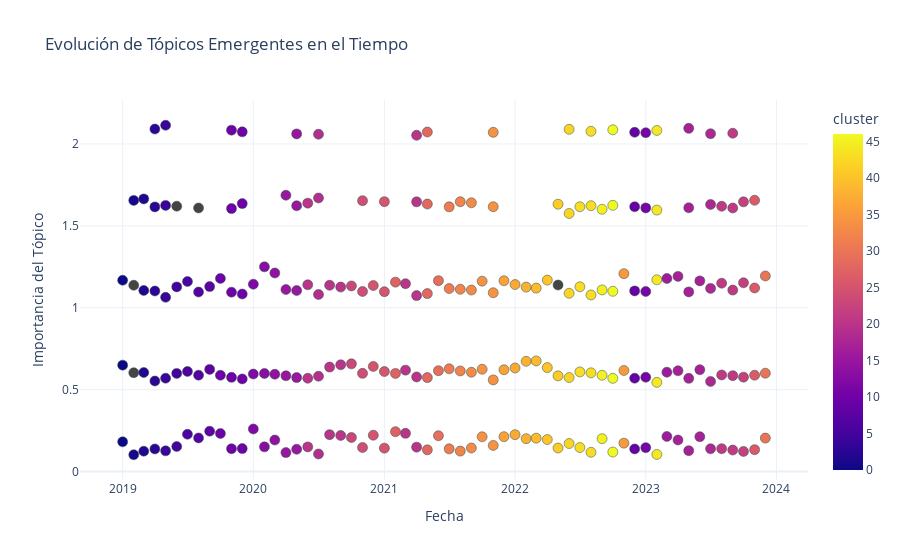
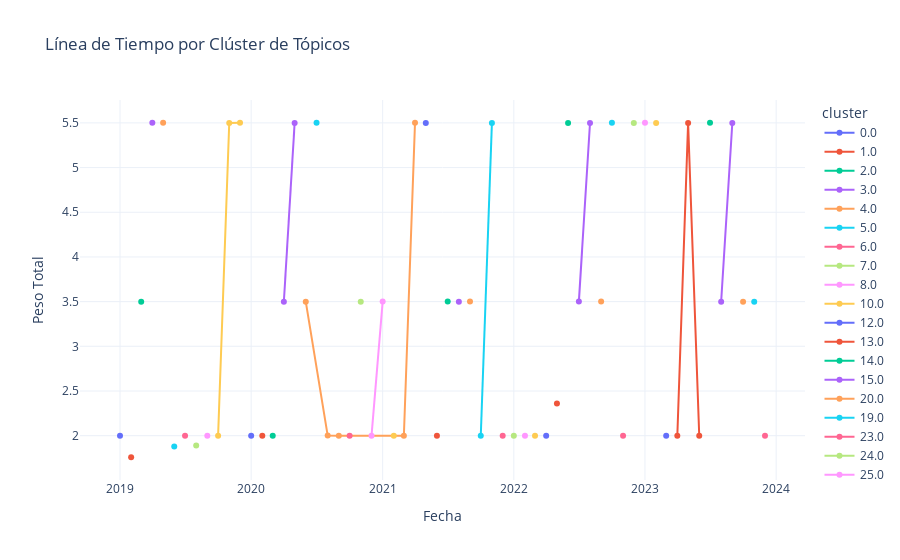

The cell these charts' notebook holds for them, in order:
### Code cell
# -- Step 7: Similarity Graph + Louvain Clustering
G = nx.Graph()
similarity_threshold = 0.9
for i1, row1 in df_topics.iterrows():
    for i2, row2 in df_topics.iterrows():
        if i1 >= i2:
            continue
        sim = cosine_similarity([row1["vector"]], [row2["vector"]])[0][0]
        if sim > similarity_threshold:
            G.add_edge(i1, i2, weight=sim)
partition = community_louvain.best_partition(G)
df_topics["cluster"] = df_topics.index.map(partition)

# -- Step 8: Plotly Scatter of Topic Evolution
df_plot = df_topics.copy()
df_plot["Mes"] = pd.to_datetime(df_plot["mes"])
fig = px.scatter(
    df_plot,
    x="Mes",
    y="peso",
    color="cluster",
    hover_data=["palabras"],
    title="Evolución de Tópicos Emergentes en el Tiempo",
    labels={"peso": "Importancia del Tópico", "Mes": "Fecha"},
    template="plotly_white"
)
fig.update_traces(marker=dict(size=10, line=dict(width=0.5, color='DarkSlateGrey')))
fig.update_layout(legend_title_text='Clúster de Tópico')
fig.show()

# -- Step 9: Topic Timelines
timeline_df = df_topics.copy()
timeline_df["Mes"] = pd.to_datetime(timeline_df["mes"])
timeline_df = timeline_df.groupby(["Mes", "cluster"]).agg({"peso": "sum"}).reset_index()

fig2 = px.line(
    timeline_df,
    x="Mes",
    y="peso",
    color="cluster",
    title="Línea de Tiempo por Clúster de Tópicos",
    labels={"peso": "Peso Total", "Mes": "Fecha"},
    markers=True,
    template="plotly_white"
)
fig2.show()

# -- Step 10: Heatmap de palabras más representativas por clúster
from collections import Counter
def top_words_por_cluster(df, top_n=10):
    cluster_words = {}
    for cluster in df["cluster"].unique():
        textos = df[df["cluster"] == cluster]["palabras"]
        all_words = [w for txt in textos for w in txt.split(", ")]
        counter = Counter(all_words)
        cluster_words[cluster] = [w for w, _ in counter.most_common(top_n)]
    return pd.DataFrame.from_dict(cluster_words, orient="index")

heatmap_df = top_words_por_cluster(df_topics, top_n=10)
plt.figure(figsize=(12, 6))
sns.heatmap(
    pd.DataFrame([[1]*10]*len(heatmap_df), index=heatmap_df.index, columns=heatmap_df.columns),
    cbar=False,
    annot=heatmap_df.values,
    fmt="",
    cmap="viridis"
)
plt.title("Palabras más frecuentes por clúster")
plt.yticks(rotation=0)
plt.show()

### Figure 1 — Plotly figure (JSON) as saved in the notebook; plotly's stock layout.template omitted (floating-point values rounded to 4 significant figures; data arrays with more than 128 entries replaced by an {"elided": "..."} marker saying what was removed)
{"data": [{"customdata": {"elided": "233x1 str values"}, "hovertemplate": "Fecha=%{x}<br>Importancia del Tópico=%{y}<br>palabras=%{customdata[0]}<br>cluster=%{marker.color}<extra></extra>", "legendgroup": "", "marker": {"color": {"elided": "233 int values"}, "coloraxis": "coloraxis", "line": {"color": "DarkSlateGrey", "width": 0.5}, "size": 10, "symbol": "circle"}, "mode": "markers", "name": "", "orientation": "v", "showlegend": false, "type": "scatter", "x": {"elided": "233 str values"}, "xaxis": "x", "y": {"elided": "233 float values"}, "yaxis": "y"}], "layout": {"coloraxis": {"colorbar": {"title": {"text": "cluster"}}, "colorscale": [[0, "#0d0887"], [0.1111, "#46039f"], [0.2222, "#7201a8"], [0.3333, "#9c179e"], [0.4444, "#bd3786"], [0.5556, "#d8576b"], [0.6667, "#ed7953"], [0.7778, "#fb9f3a"], [0.8889, "#fdca26"], [1, "#f0f921"]]}, "legend": {"title": {"text": "Clúster de Tópico"}, "tracegroupgap": 0}, "title": {"text": "Evolución de Tópicos Emergentes en el Tiempo"}, "xaxis": {"anchor": "y", "domain": [0, 1], "title": {"text": "Fecha"}}, "yaxis": {"anchor": "x", "domain": [0, 1], "title": {"text": "Importancia del Tópico"}}}}

### Figure 2 — Plotly figure (JSON) as saved in the notebook; plotly's stock layout.template omitted (floating-point values rounded to 4 significant figures)
{"data": [{"hovertemplate": "cluster=0.0<br>Fecha=%{x}<br>Peso Total=%{y}<extra></extra>", "legendgroup": "0.0", "line": {"color": "#636efa", "dash": "solid"}, "marker": {"symbol": "circle"}, "mode": "lines+markers", "name": "0.0", "orientation": "v", "showlegend": true, "type": "scatter", "x": ["2019-01-01T00:00:00"], "xaxis": "x", "y": [2.0], "yaxis": "y"}, {"hovertemplate": "cluster=1.0<br>Fecha=%{x}<br>Peso Total=%{y}<extra></extra>", "legendgroup": "1.0", "line": {"color": "#EF553B", "dash": "solid"}, "marker": {"symbol": "circle"}, "mode": "lines+markers", "name": "1.0", "orientation": "v", "showlegend": true, "type": "scatter", "x": ["2019-02-01T00:00:00"], "xaxis": "x", "y": [1.759], "yaxis": "y"}, {"hovertemplate": "cluster=2.0<br>Fecha=%{x}<br>Peso Total=%{y}<extra></extra>", "legendgroup": "2.0", "line": {"color": "#00cc96", "dash": "solid"}, "marker": {"symbol": "circle"}, "mode": "lines+markers", "name": "2.0", "orientation": "v", "showlegend": true, "type": "scatter", "x": ["2019-03-01T00:00:00"], "xaxis": "x", "y": [3.5], "yaxis": "y"}, {"hovertemplate": "cluster=3.0<br>Fecha=%{x}<br>Peso Total=%{y}<extra></extra>", "legendgroup": "3.0", "line": {"color": "#ab63fa", "dash": "solid"}, "marker": {"symbol": "circle"}, "mode": "lines+markers", "name": "3.0", "orientation": "v", "showlegend": true, "type": "scatter", "x": ["2019-04-01T00:00:00"], "xaxis": "x", "y": [5.501], "yaxis": "y"}, {"hovertemplate": "cluster=4.0<br>Fecha=%{x}<br>Peso Total=%{y}<extra></extra>", "legendgroup": "4.0", "line": {"color": "#FFA15A", "dash": "solid"}, "marker": {"symbol": "circle"}, "mode": "lines+markers", "name": "4.0", "orientation": "v", "showlegend": true, "type": "scatter", "x": ["2019-05-01T00:00:00"], "xaxis": "x", "y": [5.5], "yaxis": "y"}, {"hovertemplate": "cluster=5.0<br>Fecha=%{x}<br>Peso Total=%{y}<extra></extra>", "legendgroup": "5.0", "line": {"color": "#19d3f3", "dash": "solid"}, "marker": {"symbol": "circle"}, "mode": "lines+markers", "name": "5.0", "orientation": "v", "showlegend": true, "type": "scatter", "x": ["2019-06-01T00:00:00"], "xaxis": "x", "y": [1.88], "yaxis": "y"}, {"hovertemplate": "cluster=6.0<br>Fecha=%{x}<br>Peso Total=%{y}<extra></extra>", "legendgroup": "6.0", "line": {"color": "#FF6692", "dash": "solid"}, "marker": {"symbol": "circle"}, "mode": "lines+markers", "name": "6.0", "orientation": "v", "showlegend": true, "type": "scatter", "x": ["2019-07-01T00:00:00"], "xaxis": "x", "y": [2.0], "yaxis": "y"}, {"hovertemplate": "cluster=7.0<br>Fecha=%{x}<br>Peso Total=%{y}<extra></extra>", "legendgroup": "7.0", "line": {"color": "#B6E880", "dash": "solid"}, "marker": {"symbol": "circle"}, "mode": "lines+markers", "name": "7.0", "orientation": "v", "showlegend": true, "type": "scatter", "x": ["2019-08-01T00:00:00"], "xaxis": "x", "y": [1.89], "yaxis": "y"}, {"hovertemplate": "cluster=8.0<br>Fecha=%{x}<br>Peso Total=%{y}<extra></extra>", "legendgroup": "8.0", "line": {"color": "#FF97FF", "dash": "solid"}, "marker": {"symbol": "circle"}, "mode": "lines+markers", "name": "8.0", "orientation": "v", "showlegend": true, "type": "scatter", "x": ["2019-09-01T00:00:00"], "xaxis": "x", "y": [2.0], "yaxis": "y"}, {"hovertemplate": "cluster=10.0<br>Fecha=%{x}<br>Peso Total=%{y}<extra></extra>", "legendgroup": "10.0", "line": {"color": "#FECB52", "dash": "solid"}, "marker": {"symbol": "circle"}, "mode": "lines+markers", "name": "10.0", "orientation": "v", "showlegend": true, "type": "scatter", "x": ["2019-10-01T00:00:00", "2019-11-01T00:00:00", "2019-12-01T00:00:00"], "xaxis": "x", "y": [2.0, 5.5, 5.5], "yaxis": "y"}, {"hovertemplate": "cluster=12.0<br>Fecha=%{x}<br>Peso Total=%{y}<extra></extra>", "legendgroup": "12.0", "line": {"color": "#636efa", "dash": "solid"}, "marker": {"symbol": "circle"}, "mode": "lines+markers", "name": "12.0", "orientation": "v", "showlegend": true, "type": "scatter", "x": ["2020-01-01T00:00:00"], "xaxis": "x", "y": [2.0], "yaxis": "y"}, {"hovertemplate": "cluster=13.0<br>Fecha=%{x}<br>Peso Total=%{y}<extra></extra>", "legendgroup": "13.0", "line": {"color": "#EF553B", "dash": "solid"}, "marker": {"symbol": "circle"}, "mode": "lines+markers", "name": "13.0", "orientation": "v", "showlegend": true, "type": "scatter", "x": ["2020-02-01T00:00:00"], "xaxis": "x", "y": [2.0], "yaxis": "y"}, {"hovertemplate": "cluster=14.0<br>Fecha=%{x}<br>Peso Total=%{y}<extra></extra>", "legendgroup": "14.0", "line": {"color": "#00cc96", "dash": "solid"}, "marker": {"symbol": "circle"}, "mode": "lines+markers", "name": "14.0", "orientation": "v", "showlegend": true, "type": "scatter", "x": ["2020-03-01T00:00:00"], "xaxis": "x", "y": [2.0], "yaxis": "y"}, {"hovertemplate": "cluster=15.0<br>Fecha=%{x}<br>Peso Total=%{y}<extra></extra>", "legendgroup": "15.0", "line": {"color": "#ab63fa", "dash": "solid"}, "marker": {"symbol": "circle"}, "mode": "lines+markers", "name": "15.0", "orientation": "v", "showlegend": true, "type": "scatter", "x": ["2020-04-01T00:00:00", "2020-05-01T00:00:00"], "xaxis": "x", "y": [3.5, 5.5], "yaxis": "y"}, {"hovertemplate": "cluster=20.0<br>Fecha=%{x}<br>Peso Total=%{y}<extra></extra>", "legendgroup": "20.0", "line": {"color": "#FFA15A", "dash": "solid"}, "marker": {"symbol": "circle"}, "mode": "lines+markers", "name": "20.0", "orientation": "v", "showlegend": true, "type": "scatter", "x": ["2020-06-01T00:00:00", "2020-08-01T00:00:00", "2020-09-01T00:00:00", "2021-03-01T00:00:00", "2021-04-01T00:00:00"], "xaxis": "x", "y": [3.5, 2.001, 1.999, 2.0, 5.501], "yaxis": "y"}, {"hovertemplate": "cluster=19.0<br>Fecha=%{x}<br>Peso Total=%{y}<extra></extra>", "legendgroup": "19.0", "line": {"color": "#19d3f3", "dash": "solid"}, "marker": {"symbol": "circle"}, "mode": "lines+markers", "name": "19.0", "orientation": "v", "showlegend": true, "type": "scatter", "x": ["2020-07-01T00:00:00"], "xaxis": "x", "y": [5.501], "yaxis": "y"}, {"hovertemplate": "cluster=23.0<br>Fecha=%{x}<br>Peso Total=%{y}<extra></extra>", "legendgroup": "23.0", "line": {"color": "#FF6692", "dash": "solid"}, "marker": {"symbol": "circle"}, "mode": "lines+markers", "name": "23.0", "orientation": "v", "showlegend": true, "type": "scatter", "x": ["2020-10-01T00:00:00"], "xaxis": "x", "y": [1.999], "yaxis": "y"}, {"hovertemplate": "cluster=24.0<br>Fecha=%{x}<br>Peso Total=%{y}<extra></extra>", "legendgroup": "24.0", "line": {"color": "#B6E880", "dash": "solid"}, "marker": {"symbol": "circle"}, "mode": "lines+markers", "name": "24.0", "orientation": "v", "showlegend": true, "type": "scatter", "x": ["2020-11-01T00:00:00"], "xaxis": "x", "y": [3.5], "yaxis": "y"}, {"hovertemplate": "cluster=25.0<br>Fecha=%{x}<br>Peso Total=%{y}<extra></extra>", "legendgroup": "25.0", "line": {"color": "#FF97FF", "dash": "solid"}, "marker": {"symbol": "circle"}, "mode": "lines+markers", "name": "25.0", "orientation": "v", "showlegend": true, "type": "scatter", "x": ["2020-12-01T00:00:00", "2021-01-01T00:00:00"], "xaxis": "x", "y": [2.0, 3.5], "yaxis": "y"}, {"hovertemplate": "cluster=27.0<br>Fecha=%{x}<br>Peso Total=%{y}<extra></extra>", "legendgroup": "27.0", "line": {"color": "#FECB52", "dash": "solid"}, "marker": {"symbol": "circle"}, "mode": "lines+markers", "name": "27.0", "orientation": "v", "showlegend": true, "type": "scatter", "x": ["2021-02-01T00:00:00"], "xaxis": "x", "y": [2.0], "yaxis": "y"}, {"hovertemplate": "cluster=28.0<br>Fecha=%{x}<br>Peso Total=%{y}<extra></extra>", "legendgroup": "28.0", "line": {"color": "#636efa", "dash": "solid"}, "marker": {"symbol": "circle"}, "mode": "lines+markers", "name": "28.0", "orientation": "v", "showlegend": true, "type": "scatter", "x": ["2021-05-01T00:00:00"], "xaxis": "x", "y": [5.5], "yaxis": "y"}, {"hovertemplate": "cluster=29.0<br>Fecha=%{x}<br>Peso Total=%{y}<extra></extra>", "legendgroup": "29.0", "line": {"color": "#EF553B", "dash": "solid"}, "marker": {"symbol": "circle"}, "mode": "lines+markers", "name": "29.0", "orientation": "v", "showlegend": true, "type": "scatter", "x": ["2021-06-01T00:00:00"], "xaxis": "x", "y": [2.001], "yaxis": "y"}, {"hovertemplate": "cluster=31.0<br>Fecha=%{x}<br>Peso Total=%{y}<extra></extra>", "legendgroup": "31.0", "line": {"color": "#00cc96", "dash": "solid"}, "marker": {"symbol": "circle"}, "mode": "lines+markers", "name": "31.0", "orientation": "v", "showlegend": true, "type": "scatter", "x": ["2021-07-01T00:00:00"], "xaxis": "x", "y": [3.5], "yaxis": "y"}, {"hovertemplate": "cluster=32.0<br>Fecha=%{x}<br>Peso Total=%{y}<extra></extra>", "legendgroup": "32.0", "line": {"color": "#ab63fa", "dash": "solid"}, "marker": {"symbol": "circle"}, "mode": "lines+markers", "name": "32.0", "orientation": "v", "showlegend": true, "type": "scatter", "x": ["2021-08-01T00:00:00"], "xaxis": "x", "y": [3.5], "yaxis": "y"}, {"hovertemplate": "cluster=33.0<br>Fecha=%{x}<br>Peso Total=%{y}<extra></extra>", "legendgroup": "33.0", "line": {"color": "#FFA15A", "dash": "solid"}, "marker": {"symbol": "circle"}, "mode": "lines+markers", "name": "33.0", "orientation": "v", "showlegend": true, "type": "scatter", "x": ["2021-09-01T00:00:00"], "xaxis": "x", "y": [3.5], "yaxis": "y"}, {"hovertemplate": "cluster=34.0<br>Fecha=%{x}<br>Peso Total=%{y}<extra></extra>", "legendgroup": "34.0", "line": {"color": "#19d3f3", "dash": "solid"}, "marker": {"symbol": "circle"}, "mode": "lines+markers", "name": "34.0", "orientation": "v", "showlegend": true, "type": "scatter", "x": ["2021-10-01T00:00:00", "2021-11-01T00:00:00"], "xaxis": "x", "y": [2.0, 5.5], "yaxis": "y"}, {"hovertemplate": "cluster=36.0<br>Fecha=%{x}<br>Peso Total=%{y}<extra></extra>", "legendgroup": "36.0", "line": {"color": "#FF6692", "dash": "solid"}, "marker": {"symbol": "circle"}, "mode": "lines+markers", "name": "36.0", "orientation": "v", "showlegend": true, "type": "scatter", "x": ["2021-12-01T00:00:00"], "xaxis": "x", "y": [2.0], "yaxis": "y"}, {"hovertemplate": "cluster=37.0<br>Fecha=%{x}<br>Peso Total=%{y}<extra></extra>", "legendgroup": "37.0", "line": {"color": "#B6E880", "dash": "solid"}, "marker": {"symbol": "circle"}, "mode": "lines+markers", "name": "37.0", "orientation": "v", "showlegend": true, "type": "scatter", "x": ["2022-01-01T00:00:00"], "xaxis": "x", "y": [2.0], "yaxis": "y"}, {"hovertemplate": "cluster=38.0<br>Fecha=%{x}<br>Peso Total=%{y}<extra></extra>", "legendgroup": "38.0", "line": {"color": "#FF97FF", "dash": "solid"}, "marker": {"symbol": "circle"}, "mode": "lines+markers", "name": "38.0", "orientation": "v", "showlegend": true, "type": "scatter", "x": ["2022-02-01T00:00:00"], "xaxis": "x", "y": [2.001], "yaxis": "y"}, {"hovertemplate": "cluster=39.0<br>Fecha=%{x}<br>Peso Total=%{y}<extra></extra>", "legendgroup": "39.0", "line": {"color": "#FECB52", "dash": "solid"}, "marker": {"symbol": "circle"}, "mode": "lines+markers", "name": "39.0", "orientation": "v", "showlegend": true, "type": "scatter", "x": ["2022-03-01T00:00:00"], "xaxis": "x", "y": [2.0], "yaxis": "y"}, {"hovertemplate": "cluster=40.0<br>Fecha=%{x}<br>Peso Total=%{y}<extra></extra>", "legendgroup": "40.0", "line": {"color": "#636efa", "dash": "solid"}, "marker": {"symbol": "circle"}, "mode": "lines+markers", "name": "40.0", "orientation": "v", "showlegend": true, "type": "scatter", "x": ["2022-04-01T00:00:00"], "xaxis": "x", "y": [2.0], "yaxis": "y"}, {"hovertemplate": "cluster=41.0<br>Fecha=%{x}<br>Peso Total=%{y}<extra></extra>", "legendgroup": "41.0", "line": {"color": "#EF553B", "dash": "solid"}, "marker": {"symbol": "circle"}, "mode": "lines+markers", "name": "41.0", "orientation": "v", "showlegend": true, "type": "scatter", "x": ["2022-05-01T00:00:00"], "xaxis": "x", "y": [2.361], "yaxis": "y"}, {"hovertemplate": "cluster=42.0<br>Fecha=%{x}<br>Peso Total=%{y}<extra></extra>", "legendgroup": "42.0", "line": {"color": "#00cc96", "dash": "solid"}, "marker": {"symbol": "circle"}, "mode": "lines+markers", "name": "42.0", "orientation": "v", "showlegend": true, "type": "scatter", "x": ["2022-06-01T00:00:00"], "xaxis": "x", "y": [5.5], "yaxis": "y"}, {"hovertemplate": "cluster=43.0<br>Fecha=%{x}<br>Peso Total=%{y}<extra></extra>", "legendgroup": "43.0", "line": {"color": "#ab63fa", "dash": "solid"}, "marker": {"symbol": "circle"}, "mode": "lines+markers", "name": "43.0", "orientation": "v", "showlegend": true, "type": "scatter", "x": ["2022-07-01T00:00:00", "2022-08-01T00:00:00"], "xaxis": "x", "y": [3.5, 5.5], "yaxis": "y"}, {"hovertemplate": "cluster=45.0<br>Fecha=%{x}<br>Peso Total=%{y}<extra></extra>", "legendgroup": "45.0", "line": {"color": "#FFA15A", "dash": "solid"}, "marker": {"symbol": "circle"}, "mode": "lines+markers", "name": "45.0", "orientation": "v", "showlegend": true, "type": "scatter", "x": ["2022-09-01T00:00:00"], "xaxis": "x", "y": [3.5], "yaxis": "y"}, {"hovertemplate": "cluster=46.0<br>Fecha=%{x}<br>Peso Total=%{y}<extra></extra>", "legendgroup": "46.0", "line": {"color": "#19d3f3", "dash": "solid"}, "marker": {"symbol": "circle"}, "mode": "lines+markers", "name": "46.0", "orientation": "v", "showlegend": true, "type": "scatter", "x": ["2022-10-01T00:00:00"], "xaxis": "x", "y": [5.501], "yaxis": "y"}, {"hovertemplate": "cluster=35.0<br>Fecha=%{x}<br>Peso Total=%{y}<extra></extra>", "legendgroup": "35.0", "line": {"color": "#FF6692", "dash": "solid"}, "marker": {"symbol": "circle"}, "mode": "lines+markers", "name": "35.0", "orientation": "v", "showlegend": true, "type": "scatter", "x": ["2022-11-01T00:00:00"], "xaxis": "x", "y": [2.0], "yaxis": "y"}, {"hovertemplate": "cluster=9.0<br>Fecha=%{x}<br>Peso Total=%{y}<extra></extra>", "legendgroup": "9.0", "line": {"color": "#B6E880", "dash": "solid"}, "marker": {"symbol": "circle"}, "mode": "lines+markers", "name": "9.0", "orientation": "v", "showlegend": true, "type": "scatter", "x": ["2022-12-01T00:00:00"], "xaxis": "x", "y": [5.5], "yaxis": "y"}, {"hovertemplate": "cluster=11.0<br>Fecha=%{x}<br>Peso Total=%{y}<extra></extra>", "legendgroup": "11.0", "line": {"color": "#FF97FF", "dash": "solid"}, "marker": {"symbol": "circle"}, "mode": "lines+markers", "name": "11.0", "orientation": "v", "showlegend": true, "type": "scatter", "x": ["2023-01-01T00:00:00"], "xaxis": "x", "y": [5.5], "yaxis": "y"}, {"hovertemplate": "cluster=44.0<br>Fecha=%{x}<br>Peso Total=%{y}<extra></extra>", "legendgroup": "44.0", "line": {"color": "#FECB52", "dash": "solid"}, "marker": {"symbol": "circle"}, "mode": "lines+markers", "name": "44.0", "orientation": "v", "showlegend": true, "type": "scatter", "x": ["2023-02-01T00:00:00"], "xaxis": "x", "y": [5.5], "yaxis": "y"}, {"hovertemplate": "cluster=16.0<br>Fecha=%{x}<br>Peso Total=%{y}<extra></extra>", "legendgroup": "16.0", "line": {"color": "#636efa", "dash": "solid"}, "marker": {"symbol": "circle"}, "mode": "lines+markers", "name": "16.0", "orientation": "v", "showlegend": true, "type": "scatter", "x": ["2023-03-01T00:00:00"], "xaxis": "x", "y": [2.0], "yaxis": "y"}, {"hovertemplate": "cluster=17.0<br>Fecha=%{x}<br>Peso Total=%{y}<extra></extra>", "legendgroup": "17.0", "line": {"color": "#EF553B", "dash": "solid"}, "marker": {"symbol": "circle"}, "mode": "lines+markers", "name": "17.0", "orientation": "v", "showlegend": true, "type": "scatter", "x": ["2023-04-01T00:00:00", "2023-05-01T00:00:00", "2023-06-01T00:00:00"], "xaxis": "x", "y": [2.0, 5.5, 2.0], "yaxis": "y"}, {"hovertemplate": "cluster=18.0<br>Fecha=%{x}<br>Peso Total=%{y}<extra></extra>", "legendgroup": "18.0", "line": {"color": "#00cc96", "dash": "solid"}, "marker": {"symbol": "circle"}, "mode": "lines+markers", "name": "18.0", "orientation": "v", "showlegend": true, "type": "scatter", "x": ["2023-07-01T00:00:00"], "xaxis": "x", "y": [5.501], "yaxis": "y"}, {"hovertemplate": "cluster=21.0<br>Fecha=%{x}<br>Peso Total=%{y}<extra></extra>", "legendgroup": "21.0", "line": {"color": "#ab63fa", "dash": "solid"}, "marker": {"symbol": "circle"}, "mode": "lines+markers", "name": "21.0", "orientation": "v", "showlegend": true, "type": "scatter", "x": ["2023-08-01T00:00:00", "2023-09-01T00:00:00"], "xaxis": "x", "y": [3.5, 5.5], "yaxis": "y"}, {"hovertemplate": "cluster=22.0<br>Fecha=%{x}<br>Peso Total=%{y}<extra></extra>", "legendgroup": "22.0", "line": {"color": "#FFA15A", "dash": "solid"}, "marker": {"symbol": "circle"}, "mode": "lines+markers", "name": "22.0", "orientation": "v", "showlegend": true, "type": "scatter", "x": ["2023-10-01T00:00:00"], "xaxis": "x", "y": [3.499], "yaxis": "y"}, {"hovertemplate": "cluster=26.0<br>Fecha=%{x}<br>Peso Total=%{y}<extra></extra>", "legendgroup": "26.0", "line": {"color": "#19d3f3", "dash": "solid"}, "marker": {"symbol": "circle"}, "mode": "lines+markers", "name": "26.0", "orientation": "v", "showlegend": true, "type": "scatter", "x": ["2023-11-01T00:00:00"], "xaxis": "x", "y": [3.5], "yaxis": "y"}, {"hovertemplate": "cluster=30.0<br>Fecha=%{x}<br>Peso Total=%{y}<extra></extra>", "legendgroup": "30.0", "line": {"color": "#FF6692", "dash": "solid"}, "marker": {"symbol": "circle"}, "mode": "lines+markers", "name": "30.0", "orientation": "v", "showlegend": true, "type": "scatter", "x": ["2023-12-01T00:00:00"], "xaxis": "x", "y": [2.0], "yaxis": "y"}], "layout": {"legend": {"title": {"text": "cluster"}, "tracegroupgap": 0}, "title": {"text": "Línea de Tiempo por Clúster de Tópicos"}, "xaxis": {"anchor": "y", "domain": [0, 1], "title": {"text": "Fecha"}}, "yaxis": {"anchor": "x", "domain": [0, 1], "title": {"text": "Peso Total"}}}}
